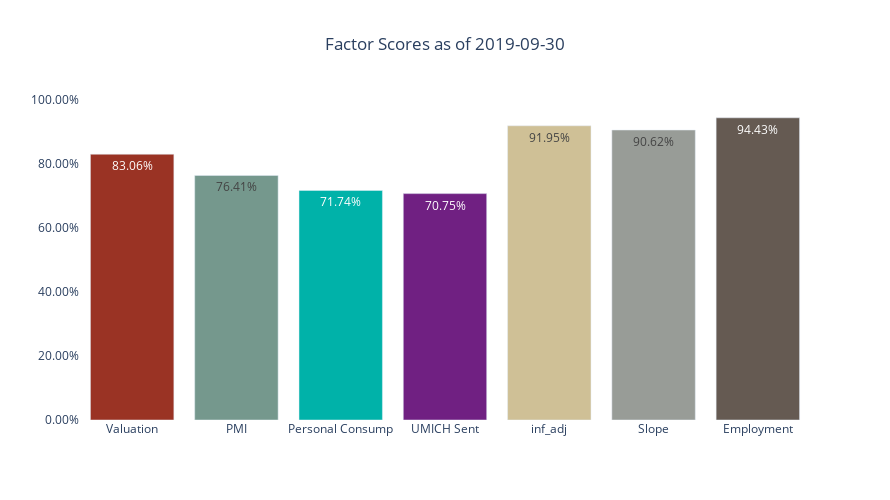

The notebook cell saved with this chart:
### Code cell
k['2019-09-30']

### Figure 1 — Plotly figure (JSON) as saved in the notebook; plotly's stock layout.template omitted (floating-point values rounded to 4 significant figures)
{"data": [{"marker": {"color": ["#9A3324", "#75988d", "#00B2A9", "#702082", "#CFC096", "#989C97", "#655A52"]}, "text": ["83.06%", "76.41%", "71.74%", "70.75%", "91.95%", "90.62%", "94.43%"], "textposition": "inside", "type": "bar", "x": ["Valuation", "PMI", "Personal Consump", "UMICH Sent", "inf_adj", "Slope", "Employment"], "y": [0.8306, 0.7641, 0.7174, 0.7075, 0.9195, 0.9062, 0.9443]}], "layout": {"height": 500, "paper_bgcolor": "white", "plot_bgcolor": "white", "title": {"text": "Factor Scores as of 2019-09-30", "x": 0.5}, "width": 890, "xaxis": {"autorange": true, "range": [-0.5, 6.5], "type": "category"}, "yaxis": {"range": [0, 1], "tickformat": ".2%", "type": "linear"}}}
